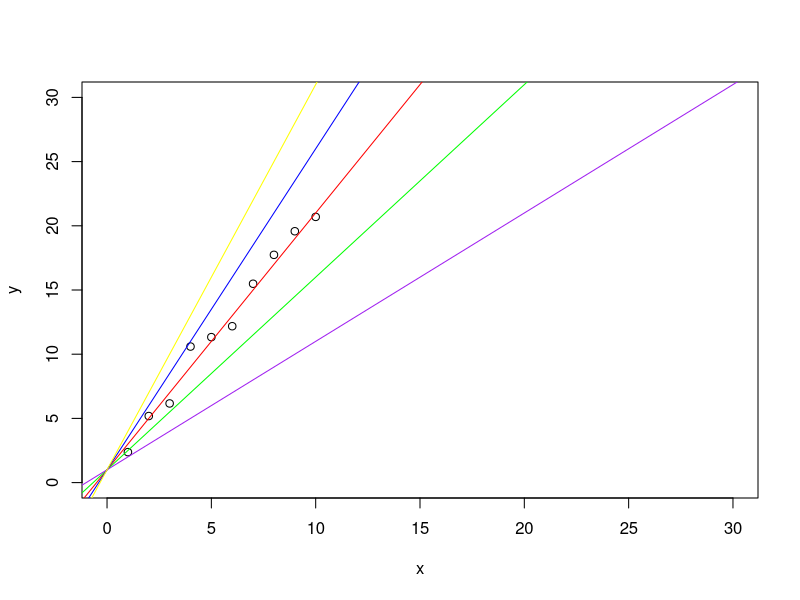
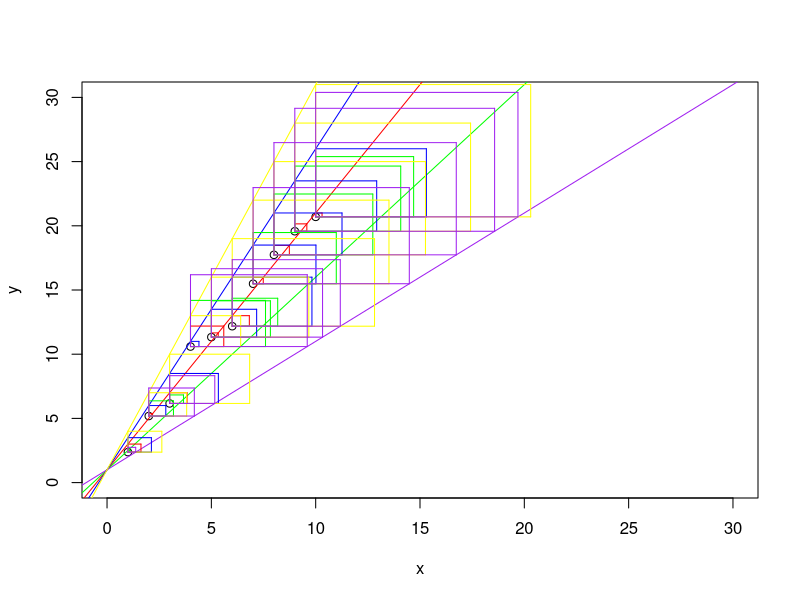
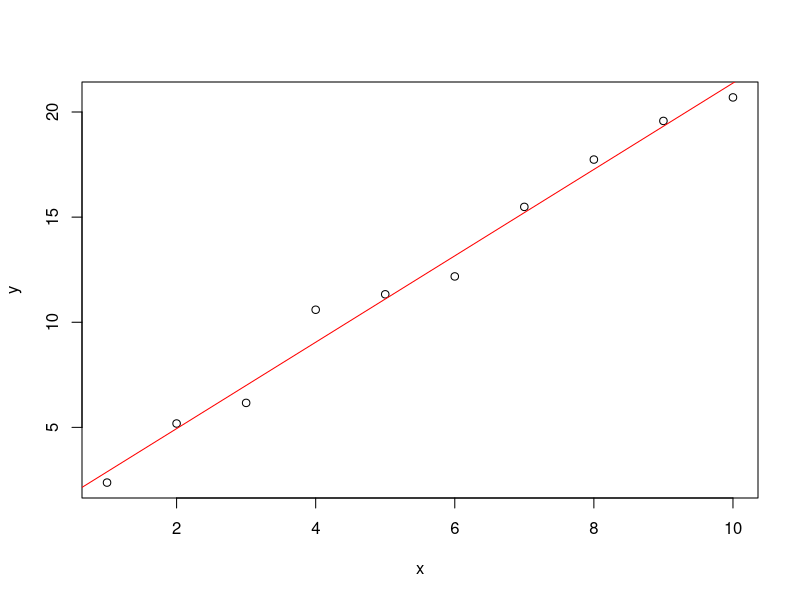

Reproduce these figures in R, in order.
## ---- chunk 1
knitr::opts_chunk$set(echo = TRUE)
## ---- chunk 2
## creating the data
set.seed( 1 )
# independent variable
x <- 1:10
#   beta0 + i.v. * beta1 + epsilon
y <- 1 + x * 2 + rnorm( n = 10 )

## plotting the data
plot( x , y , ylim = c(0, 30) , xlim = c (0, 30))
abline(a = 1, b = 2 , col = "red")
abline(a = 1, b = 1.5, col = "green")
abline(a = 1, b = 2.5, col = "blue")
abline(a = 1, b = 1, col = "purple")
abline(a = 1, b = 3, col = "yellow")
## ---- chunk 3
## creating the data
set.seed( 1 )
# independent variable
x <- 1:10
#   beta0 + i.v. * beta1 + epsilon
y <- 1 + x * 2 + rnorm( n = 10 )

## plotting the data
plot( x , y , ylim = c(0, 30) , xlim = c (0, 30))
abline(a = 1, b = 2 , col = "red")
abline(a = 1, b = 1.5, col = "green")
abline(a = 1, b = 2.5, col = "blue")
abline(a = 1, b = 1, col = "purple")
abline(a = 1, b = 3, col = "yellow")

d1 <- abs( y - (1 + x * 2) )
d2 <- abs( y - (1 + x * 1.5) )
d3 <- abs( y - (1 + x * 2.5) )
d4 <- abs( y - (1 + x * 3) )
d5 <- abs( y - (1 + x) )

segments(x0 = x, y0 = y, x1 = x, y1 = y + d1, col = "red")
segments(x0 = x, y0 = y, x1 = x + d1, y1 = y, col = "red")
segments(x0 = x + d1, y0 = y, x1 = x + d1, y1 = y + d1, col = "red")
segments(x0 = x, y0 = y + d1, x1 = x + d1, y1 = y + d1, col = "red")

segments(x0 = x, y0 = y, x1 = x, y1 = y + d2, col = "green")
segments(x0 = x, y0 = y, x1 = x + d2, y1 = y, col = "green")
segments(x0 = x + d2, y0 = y, x1 = x + d2, y1 = y + d2, col = "green")
segments(x0 = x, y0 = y + d2, x1 = x + d2, y1 = y + d2, col = "green")

segments(x0 = x, y0 = y, x1 = x, y1 = y + d3, col = "blue")
segments(x0 = x, y0 = y, x1 = x + d3, y1 = y, col = "blue")
segments(x0 = x + d3, y0 = y, x1 = x + d3, y1 = y + d3, col = "blue")
segments(x0 = x, y0 = y + d3, x1 = x + d3, y1 = y + d3, col = "blue")

segments(x0 = x, y0 = y, x1 = x, y1 = y + d4, col = "yellow")
segments(x0 = x, y0 = y, x1 = x + d4, y1 = y, col = "yellow")
segments(x0 = x + d4, y0 = y, x1 = x + d4, y1 = y + d4, col = "yellow")
segments(x0 = x, y0 = y + d4, x1 = x + d4, y1 = y + d4, col = "yellow")

segments(x0 = x, y0 = y, x1 = x, y1 = y + d5, col = "purple")
segments(x0 = x, y0 = y, x1 = x + d5, y1 = y, col = "purple")
segments(x0 = x + d5, y0 = y, x1 = x + d5, y1 = y + d5, col = "purple")
segments(x0 = x, y0 = y + d5, x1 = x + d5, y1 = y + d5, col = "purple")
## ---- chunk 4
find_least_squares <- function( y , x , beta0 , beta1 ) {
  
  # variable for the beta1 that best fits the data
  best_beta <- c(NULL, NULL)
  # variable for memorizing the squared errors
  best_err  <- Inf
  for(int in beta0){
    for( bet in beta1 ){
      yhat <- int + x * bet
      err  <- sum( abs( y - yhat)^2 )
      best_beta[1] <- ifelse( best_err > err,
                           int,
                           best_beta[1])
      best_beta[2] <- ifelse( best_err > err,
                           bet,
                           best_beta[2])
      best_err  <- ifelse( best_err > err,
                           err,
                           best_err)
    }
  }
  
  return( best_beta )
}

print( find_least_squares( y , x, beta0 = seq(from = 0, to = 3, by = 0.1),
                           beta1 = seq(from = 1, to = 3, by = 0.1) ) )
## ---- chunk 5
mdl <- lm(y ~ x)

print( mdl )
## ---- chunk 6
plot( x , y )
abline(mdl , col= "red")
## ---- chunk 7

my_gauss <- function(true_value, sigma, estimate) 1/(sigma*sqrt(2*pi)) *
  exp(- (true_value - estimate)^2/(2*sigma^2))
## ---- chunk 8
find_ML <- function( beta0 , beta1 ) {
  
  # variable for the beta1 that best fits the data
  best_betas <- c(NULL , NULL)
  # variable for memorizing the squared errors
  best_lik  <- -Inf
  
  for(int in beta0){
    for( bet in beta1 ){
      current_lik <- my_gauss(1 , sigma = 1 , int) *
        my_gauss(2 , sigma = 1 , bet)

      best_betas[1] <- ifelse( current_lik > best_lik,
                           int,
                           best_betas[1])
      
      best_betas[2] <- ifelse( current_lik > best_lik,
                           bet,
                           best_betas[2])
      
      best_lik  <- ifelse( current_lik > best_lik,
                           current_lik,
                           best_lik)
    }
  }
  
  return( best_betas )
}

print( find_ML( beta0 = seq(from = 0, to = 3, by = 0.1),
                beta1 = seq(from = 1, to = 3, by = 0.1) ) )
